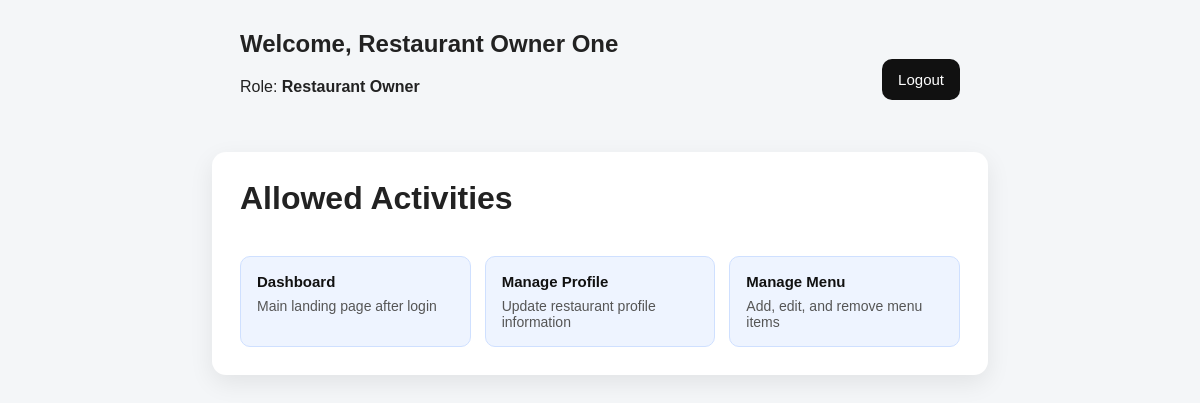
/dashboard (signed in), run on the app's committed database.
### tables this page shows
CREATE TABLE Role (
        RoleId INTEGER PRIMARY KEY AUTOINCREMENT,
        RoleName TEXT NOT NULL UNIQUE
    );

CREATE TABLE Activity (
        ActivityId INTEGER PRIMARY KEY AUTOINCREMENT,
        ActivityName TEXT NOT NULL UNIQUE,
        ParentActivityId INTEGER NULL,
        AccessDetail TEXT NOT NULL,
        FOREIGN KEY (ParentActivityId) REFERENCES Activity(ActivityId)
    );

### app.py (the view)
@app.route("/dashboard")
def dashboard():
    if "user_id" not in session:
        return redirect(url_for("login"))
    role = g.db.execute("SELECT RoleName FROM Role WHERE RoleId = ?", (session["role_id"],)).fetchone()
    activities = g.db.execute('''
        SELECT a.ActivityId, a.ActivityName, a.AccessDetail
        FROM Activity a
        JOIN Responsibility r ON r.ActivityId = a.ActivityId
        WHERE r.RoleId = ?
        ORDER BY a.ActivityId
    ''', (session["role_id"],)).fetchall()
    return render_template(
        "dashboard.html",
        user_name=session["user_name"],
        role_name=role["RoleName"] if role else "Unknown",
        activities=activities
    )

### app.py (called while the page is built)
def get_db():
    conn = sqlite3.connect(DB_PATH)
    conn.row_factory = sqlite3.Row
    return conn

@app.before_request
def before_request():
    g.db = get_db()

@app.teardown_request
def teardown_request(exception):
    db = getattr(g, "db", None)
    if db is not None:
        db.close()

### templates/dashboard.html (shortened to what this page needs)
<!DOCTYPE html>
<html lang="en">
<head>
    <link rel="stylesheet" href="{{ url_for('static', filename='style.css') }}">
</head>
<body>
    <div class="topbar">
        <div>
            <h2>Welcome, {{ user_name }}</h2>
            <p>Role: <b>{{ role_name }}</b></p>
        </div>
        <a class="logout" href="{{ url_for('logout') }}">Logout</a>
    </div>
    <div class="card">
        <h1>Allowed Activities</h1>
        <div class="grid">
            {% for a in activities %}
                <a class="activity" href="{{ url_for('activity_page', activity_id=a['ActivityId']) }}">
                    <div class="activity-title">{{ a['ActivityName'] }}</div>
                    <div class="activity-desc">{{ a['AccessDetail'] }}</div>
                </a>
            {% endfor %}
        </div>
    </div>
</body>
</html>

### static/style.css (style rules this page uses)
body { font-family: Arial, sans-serif; background: #f4f6f8; margin: 0; padding: 30px; color: #222; }
.card { max-width: 720px; margin: 40px auto; background: #fff; padding: 28px; border-radius: 14px; box-shadow: 0 8px 25px rgba(0,0,0,0.08); }
h1, h2 { margin-top: 0; }
button, .activity, .logout, .back { display: inline-block; text-decoration: none; border: none; border-radius: 10px; padding: 12px 16px; margin-top: 18px; cursor: pointer; font-size: 15px; }
.activity { background: #eef4ff; color: #111; border: 1px solid #cfe0ff; padding: 16px; }
.grid { display: grid; grid-template-columns: repeat(auto-fit, minmax(210px, 1fr)); gap: 14px; }
.activity-title { font-weight: bold; margin-bottom: 8px; }
.activity-desc { color: #555; font-size: 14px; }
.topbar { max-width: 720px; margin: 0 auto 18px; display: flex; justify-content: space-between; align-items: center; }
.logout, .back { background: #111; color: white; }

### data on the page
Role: RoleName "Restaurant Owner"
Activity: ActivityName "Dashboard", AccessDetail "Main landing page after login"
Activity: ActivityName "Manage Profile", AccessDetail "Update restaurant profile information"
Activity: ActivityName "Manage Menu", AccessDetail "Add, edit, and remove menu items"

### other printed values
{{ user_name }} "Restaurant Owner One"
